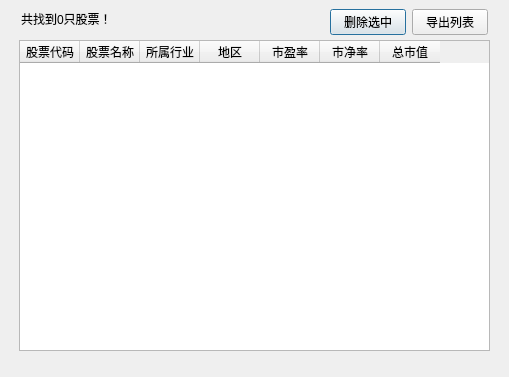
<?xml version="1.0" encoding="UTF-8"?>
<ui version="4.0">
 <class>SearchResult</class>
 <widget class="QDialog" name="SearchResult">
  <property name="geometry">
   <rect>
    <x>0</x>
    <y>0</y>
    <width>509</width>
    <height>377</height>
   </rect>
  </property>
  <property name="windowTitle">
   <string>股票搜索结果</string>
  </property>
  <widget class="QTableWidget" name="tblStockList">
   <property name="geometry">
    <rect>
     <x>19</x>
     <y>40</y>
     <width>471</width>
     <height>311</height>
    </rect>
   </property>
   <property name="font">
    <font>
     <family>Microsoft YaHei UI</family>
     <pointsize>9</pointsize>
    </font>
   </property>
   <attribute name="horizontalHeaderDefaultSectionSize">
    <number>60</number>
   </attribute>
   <attribute name="horizontalHeaderShowSortIndicator" stdset="0">
    <bool>true</bool>
   </attribute>
   <column>
    <property name="text">
     <string>股票代码</string>
    </property>
   </column>
   <column>
    <property name="text">
     <string>股票名称</string>
    </property>
   </column>
   <column>
    <property name="text">
     <string>所属行业</string>
    </property>
   </column>
   <column>
    <property name="text">
     <string>地区</string>
    </property>
   </column>
   <column>
    <property name="text">
     <string>市盈率</string>
    </property>
   </column>
   <column>
    <property name="text">
     <string>市净率</string>
    </property>
   </column>
   <column>
    <property name="text">
     <string>总市值</string>
    </property>
   </column>
  </widget>
  <widget class="QLabel" name="lblTotalStockFound">
   <property name="geometry">
    <rect>
     <x>21</x>
     <y>11</y>
     <width>181</width>
     <height>16</height>
    </rect>
   </property>
   <property name="font">
    <font>
     <family>Microsoft YaHei UI</family>
     <pointsize>9</pointsize>
    </font>
   </property>
   <property name="text">
    <string>共找到0只股票！</string>
   </property>
  </widget>
  <widget class="QWidget" name="">
   <property name="geometry">
    <rect>
     <x>330</x>
     <y>9</y>
     <width>158</width>
     <height>27</height>
    </rect>
   </property>
   <layout class="QHBoxLayout" name="horizontalLayout">
    <item>
     <widget class="QPushButton" name="btnDeleteStock">
      <property name="font">
       <font>
        <family>Microsoft YaHei UI</family>
        <pointsize>9</pointsize>
       </font>
      </property>
      <property name="text">
       <string>删除选中</string>
      </property>
     </widget>
    </item>
    <item>
     <widget class="QPushButton" name="btnExportStockList">
      <property name="font">
       <font>
        <family>Microsoft YaHei UI</family>
        <pointsize>9</pointsize>
       </font>
      </property>
      <property name="text">
       <string>导出列表</string>
      </property>
     </widget>
    </item>
   </layout>
  </widget>
 </widget>
 <resources/>
 <connections>
  <connection>
   <sender>tblStockList</sender>
   <signal>cellDoubleClicked(int,int)</signal>
   <receiver>SearchResult</receiver>
   <slot>open_stock_page(int,int)</slot>
   <hints>
    <hint type="sourcelabel">
     <x>286</x>
     <y>192</y>
    </hint>
    <hint type="destinationlabel">
     <x>285</x>
     <y>81</y>
    </hint>
   </hints>
  </connection>
  <connection>
   <sender>btnExportStockList</sender>
   <signal>clicked()</signal>
   <receiver>SearchResult</receiver>
   <slot>export_stock_list()</slot>
   <hints>
    <hint type="sourcelabel">
     <x>412</x>
     <y>17</y>
    </hint>
    <hint type="destinationlabel">
     <x>359</x>
     <y>18</y>
    </hint>
   </hints>
  </connection>
  <connection>
   <sender>btnDeleteStock</sender>
   <signal>clicked()</signal>
   <receiver>SearchResult</receiver>
   <slot>delete_selected_stocks()</slot>
   <hints>
    <hint type="sourcelabel">
     <x>392</x>
     <y>21</y>
    </hint>
    <hint type="destinationlabel">
     <x>314</x>
     <y>30</y>
    </hint>
   </hints>
  </connection>
 </connections>
 <slots>
  <slot>stop_searching()</slot>
  <slot>open_stock_page(int,int)</slot>
  <slot>export_stock_list()</slot>
  <slot>delete_selected_stocks()</slot>
 </slots>
</ui>
